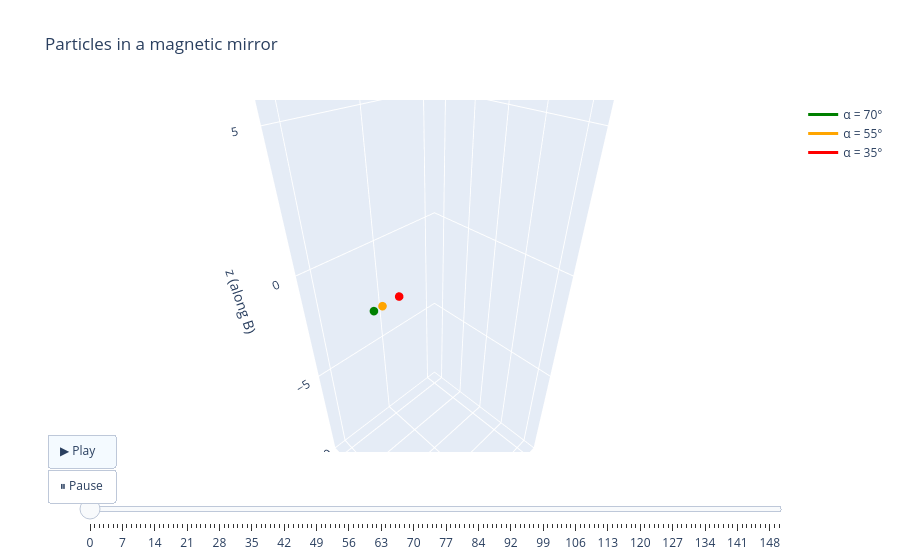

The cell this chart's notebook holds for it:
### Code cell
import plotly.graph_objects as go
%run fields.ipynb
%run pusher.ipynb


# ---- 1. simulate (same as step 3) ----
B0, L = 1.0, 10.0
R = 2.0
z_end = L * np.sqrt(R - 1)
dt, t_end = 0.02, 150.0
n_steps = int(t_end / dt)
B_func = mirror_B(B0, L)

runs = []
for alpha, color in [(70, "green"), (55, "orange"), (35, "red")]:
    a = np.radians(alpha)
    v_perp, v_par = np.sin(a), np.cos(a)
    x0 = np.array([v_perp, 0.0, 0.0])
    v0 = np.array([0.0, -v_perp, v_par])
    t, x, v = run(x0, v0, 1.0, zero_E(), B_func, dt, n_steps)
    out = np.where(np.abs(x[:, 2]) > z_end)[0]
    if len(out) > 0:
        x = x[: out[0] + 1]
    runs.append({"x": x[::10], "name": f"α = {alpha}°", "color": color})   # keep every 10th point

# ---- 2. pick which time steps become animation frames ----
n_points = len(runs[0]["x"])            # points kept per trajectory
n_frames = 150
idx = np.linspace(0, n_points - 1, n_frames).astype(int)

def traces_at(k):
    """Everything drawn at frame k: a trail up to now + a dot at the current position."""
    out = []
    for r in runs:
        x = r["x"][: k + 1]
        out.append(go.Scatter3d(x=x[:, 0], y=x[:, 1], z=x[:, 2], mode="lines",
                                line=dict(color=r["color"], width=3), name=r["name"]))
        out.append(go.Scatter3d(x=[x[-1, 0]], y=[x[-1, 1]], z=[x[-1, 2]], mode="markers",
                                marker=dict(color=r["color"], size=5), showlegend=False))
    return out

# ---- 3. build the figure: first frame + one frame per time step ----
fig = go.Figure(
    data=traces_at(idx[0]),
    frames=[go.Frame(data=traces_at(k), name=str(k)) for k in idx],
)

# ---- 4. play/pause buttons and a time slider ----
fig.update_layout(
    title="Particles in a magnetic mirror",
    scene=dict(xaxis=dict(range=[-1.2, 1.2]), yaxis=dict(range=[-1.2, 1.2]),
               zaxis=dict(range=[-L, L], title="z (along B)"),
               aspectmode="manual", aspectratio=dict(x=1, y=1, z=3)),
    updatemenus=[dict(type="buttons", x=0.05, y=0.05, buttons=[
        dict(label="▶ Play", method="animate",
             args=[None, dict(frame=dict(duration=40, redraw=True), fromcurrent=True)]),
        dict(label="⏸ Pause", method="animate",
             args=[[None], dict(frame=dict(duration=0), mode="immediate")]),
    ])],
    sliders=[dict(currentvalue=dict(prefix="t = "), steps=[
        dict(label=f"{k * 10 * dt:.0f}", method="animate",
             args=[[str(k)], dict(frame=dict(duration=0, redraw=True), mode="immediate")])
        for k in idx
    ])],
)

fig.write_html("mirror_animation.html")   # open in any browser
fig.show()                               # shows it inside Jupyter

### Figure 1 — Plotly figure (JSON) as saved in the notebook; plotly's stock layout.template omitted (floating-point values rounded to 4 significant figures)
{"data": [{"line": {"color": "green", "width": 3}, "mode": "lines", "name": "α = 70°", "type": "scatter3d", "x": [0.9397], "y": [0.0], "z": [0.0]}, {"marker": {"color": "green", "size": 5}, "mode": "markers", "showlegend": false, "type": "scatter3d", "x": [0.9397], "y": [0], "z": [0]}, {"line": {"color": "orange", "width": 3}, "mode": "lines", "name": "α = 55°", "type": "scatter3d", "x": [0.8192], "y": [0.0], "z": [0.0]}, {"marker": {"color": "orange", "size": 5}, "mode": "markers", "showlegend": false, "type": "scatter3d", "x": [0.8192], "y": [0], "z": [0]}, {"line": {"color": "red", "width": 3}, "mode": "lines", "name": "α = 35°", "type": "scatter3d", "x": [0.5736], "y": [0.0], "z": [0.0]}, {"marker": {"color": "red", "size": 5}, "mode": "markers", "showlegend": false, "type": "scatter3d", "x": [0.5736], "y": [0], "z": [0]}], "layout": {"scene": {"aspectmode": "manual", "aspectratio": {"x": 1, "y": 1, "z": 3}, "xaxis": {"range": [-1.2, 1.2]}, "yaxis": {"range": [-1.2, 1.2]}, "zaxis": {"range": [-10, 10], "title": {"text": "z (along B)"}}}, "sliders": [{"currentvalue": {"prefix": "t = "}, "steps": [{"args": [["0"], {"frame": {"duration": 0, "redraw": true}, "mode": "immediate"}], "label": "0", "method": "animate"}, {"args": [["5"], {"frame": {"duration": 0, "redraw": true}, "mode": "immediate"}], "label": "1", "method": "animate"}, {"args": [["10"], {"frame": {"duration": 0, "redraw": true}, "mode": "immediate"}], "label": "2", "method": "animate"}, {"args": [["15"], {"frame": {"duration": 0, "redraw": true}, "mode": "immediate"}], "label": "3", "method": "animate"}, {"args": [["20"], {"frame": {"duration": 0, "redraw": true}, "mode": "immediate"}], "label": "4", "method": "animate"}, {"args": [["25"], {"frame": {"duration": 0, "redraw": true}, "mode": "immediate"}], "label": "5", "method": "animate"}, {"args": [["30"], {"frame": {"duration": 0, "redraw": true}, "mode": "immediate"}], "label": "6", "method": "animate"}, {"args": [["35"], {"frame": {"duration": 0, "redraw": true}, "mode": "immediate"}], "label": "7", "method": "animate"}, {"args": [["40"], {"frame": {"duration": 0, "redraw": true}, "mode": "immediate"}], "label": "8", "method": "animate"}, {"args": [["45"], {"frame": {"duration": 0, "redraw": true}, "mode": "immediate"}], "label": "9", "method": "animate"}, {"args": [["50"], {"frame": {"duration": 0, "redraw": true}, "mode": "immediate"}], "label": "10", "method": "animate"}, {"args": [["55"], {"frame": {"duration": 0, "redraw": true}, "mode": "immediate"}], "label": "11", "method": "animate"}, {"args": [["60"], {"frame": {"duration": 0, "redraw": true}, "mode": "immediate"}], "label": "12", "method": "animate"}, {"args": [["65"], {"frame": {"duration": 0, "redraw": true}, "mode": "immediate"}], "label": "13", "method": "animate"}, {"args": [["70"], {"frame": {"duration": 0, "redraw": true}, "mode": "immediate"}], "label": "14", "method": "animate"}, {"args": [["75"], {"frame": {"duration": 0, "redraw": true}, "mode": "immediate"}], "label": "15", "method": "animate"}, {"args": [["80"], {"frame": {"duration": 0, "redraw": true}, "mode": "immediate"}], "label": "16", "method": "animate"}, {"args": [["85"], {"frame": {"duration": 0, "redraw": true}, "mode": "immediate"}], "label": "17", "method": "animate"}, {"args": [["90"], {"frame": {"duration": 0, "redraw": true}, "mode": "immediate"}], "label": "18", "method": "animate"}, {"args": [["95"], {"frame": {"duration": 0, "redraw": true}, "mode": "immediate"}], "label": "19", "method": "animate"}, {"args": [["100"], {"frame": {"duration": 0, "redraw": true}, "mode": "immediate"}], "label": "20", "method": "animate"}, {"args": [["105"], {"frame": {"duration": 0, "redraw": true}, "mode": "immediate"}], "label": "21", "method": "animate"}, {"args": [["110"], {"frame": {"duration": 0, "redraw": true}, "mode": "immediate"}], "label": "22", "method": "animate"}, {"args": [["115"], {"frame": {"duration": 0, "redraw": true}, "mode": "immediate"}], "label": "23", "method": "animate"}, {"args": [["120"], {"frame": {"duration": 0, "redraw": true}, "mode": "immediate"}], "label": "24", "method": "animate"}, {"args": [["125"], {"frame": {"duration": 0, "redraw": true}, "mode": "immediate"}], "label": "25", "method": "animate"}, {"args": [["130"], {"frame": {"duration": 0, "redraw": true}, "mode": "immediate"}], "label": "26", "method": "animate"}, {"args": [["135"], {"frame": {"duration": 0, "redraw": true}, "mode": "immediate"}], "label": "27", "method": "animate"}, {"args": [["140"], {"frame": {"duration": 0, "redraw": true}, "mode": "immediate"}], "label": "28", "method": "animate"}, {"args": [["145"], {"frame": {"duration": 0, "redraw": true}, "mode": "immediate"}], "label": "29", "method": "animate"}, {"args": [["151"], {"frame": {"duration": 0, "redraw": true}, "mode": "immediate"}], "label": "30", "method": "animate"}, {"args": [["156"], {"frame": {"duration": 0, "redraw": true}, "mode": "immediate"}], "label": "31", "method": "animate"}, {"args": [["161"], {"frame": {"duration": 0, "redraw": true}, "mode": "immediate"}], "label": "32", "method": "animate"}, {"args": [["166"], {"frame": {"duration": 0, "redraw": true}, "mode": "immediate"}], "label": "33", "method": "animate"}, {"args": [["171"], {"frame": {"duration": 0, "redraw": true}, "mode": "immediate"}], "label": "34", "method": "animate"}, {"args": [["176"], {"frame": {"duration": 0, "redraw": true}, "mode": "immediate"}], "label": "35", "method": "animate"}, {"args": [["181"], {"frame": {"duration": 0, "redraw": true}, "mode": "immediate"}], "label": "36", "method": "animate"}, {"args": [["186"], {"frame": {"duration": 0, "redraw": true}, "mode": "immediate"}], "label": "37", "method": "animate"}, {"args": [["191"], {"frame": {"duration": 0, "redraw": true}, "mode": "immediate"}], "label": "38", "method": "animate"}, {"args": [["196"], {"frame": {"duration": 0, "redraw": true}, "mode": "immediate"}], "label": "39", "method": "animate"}, {"args": [["201"], {"frame": {"duration": 0, "redraw": true}, "mode": "immediate"}], "label": "40", "method": "animate"}, {"args": [["206"], {"frame": {"duration": 0, "redraw": true}, "mode": "immediate"}], "label": "41", "method": "animate"}, {"args": [["211"], {"frame": {"duration": 0, "redraw": true}, "mode": "immediate"}], "label": "42", "method": "animate"}, {"args": [["216"], {"frame": {"duration": 0, "redraw": true}, "mode": "immediate"}], "label": "43", "method": "animate"}, {"args": [["221"], {"frame": {"duration": 0, "redraw": true}, "mode": "immediate"}], "label": "44", "method": "animate"}, {"args": [["226"], {"frame": {"duration": 0, "redraw": true}, "mode": "immediate"}], "label": "45", "method": "animate"}, {"args": [["231"], {"frame": {"duration": 0, "redraw": true}, "mode": "immediate"}], "label": "46", "method": "animate"}, {"args": [["236"], {"frame": {"duration": 0, "redraw": true}, "mode": "immediate"}], "label": "47", "method": "animate"}, {"args": [["241"], {"frame": {"duration": 0, "redraw": true}, "mode": "immediate"}], "label": "48", "method": "animate"}, {"args": [["246"], {"frame": {"duration": 0, "redraw": true}, "mode": "immediate"}], "label": "49", "method": "animate"}, {"args": [["251"], {"frame": {"duration": 0, "redraw": true}, "mode": "immediate"}], "label": "50", "method": "animate"}, {"args": [["256"], {"frame": {"duration": 0, "redraw": true}, "mode": "immediate"}], "label": "51", "method": "animate"}, {"args": [["261"], {"frame": {"duration": 0, "redraw": true}, "mode": "immediate"}], "label": "52", "method": "animate"}, {"args": [["266"], {"frame": {"duration": 0, "redraw": true}, "mode": "immediate"}], "label": "53", "method": "animate"}, {"args": [["271"], {"frame": {"duration": 0, "redraw": true}, "mode": "immediate"}], "label": "54", "method": "animate"}, {"args": [["276"], {"frame": {"duration": 0, "redraw": true}, "mode": "immediate"}], "label": "55", "method": "animate"}, {"args": [["281"], {"frame": {"duration": 0, "redraw": true}, "mode": "immediate"}], "label": "56", "method": "animate"}, {"args": [["286"], {"frame": {"duration": 0, "redraw": true}, "mode": "immediate"}], "label": "57", "method": "animate"}, {"args": [["291"], {"frame": {"duration": 0, "redraw": true}, "mode": "immediate"}], "label": "58", "method": "animate"}, {"args": [["296"], {"frame": {"duration": 0, "redraw": true}, "mode": "immediate"}], "label": "59", "method": "animate"}, {"args": [["302"], {"frame": {"duration": 0, "redraw": true}, "mode": "immediate"}], "label": "60", "method": "animate"}, {"args": [["307"], {"frame": {"duration": 0, "redraw": true}, "mode": "immediate"}], "label": "61", "method": "animate"}, {"args": [["312"], {"frame": {"duration": 0, "redraw": true}, "mode": "immediate"}], "label": "62", "method": "animate"}, {"args": [["317"], {"frame": {"duration": 0, "redraw": true}, "mode": "immediate"}], "label": "63", "method": "animate"}, {"args": [["322"], {"frame": {"duration": 0, "redraw": true}, "mode": "immediate"}], "label": "64", "method": "animate"}, {"args": [["327"], {"frame": {"duration": 0, "redraw": true}, "mode": "immediate"}], "label": "65", "method": "animate"}, {"args": [["332"], {"frame": {"duration": 0, "redraw": true}, "mode": "immediate"}], "label": "66", "method": "animate"}, {"args": [["337"], {"frame": {"duration": 0, "redraw": true}, "mode": "immediate"}], "label": "67", "method": "animate"}, {"args": [["342"], {"frame": {"duration": 0, "redraw": true}, "mode": "immediate"}], "label": "68", "method": "animate"}, {"args": [["347"], {"frame": {"duration": 0, "redraw": true}, "mode": "immediate"}], "label": "69", "method": "animate"}, {"args": [["352"], {"frame": {"duration": 0, "redraw": true}, "mode": "immediate"}], "label": "70", "method": "animate"}, {"args": [["357"], {"frame": {"duration": 0, "redraw": true}, "mode": "immediate"}], "label": "71", "method": "animate"}, {"args": [["362"], {"frame": {"duration": 0, "redraw": true}, "mode": "immediate"}], "label": "72", "method": "animate"}, {"args": [["367"], {"frame": {"duration": 0, "redraw": true}, "mode": "immediate"}], "label": "73", "method": "animate"}, {"args": [["372"], {"frame": {"duration": 0, "redraw": true}, "mode": "immediate"}], "label": "74", "method": "animate"}, {"args": [["377"], {"frame": {"duration": 0, "redraw": true}, "mode": "immediate"}], "label": "75", "method": "animate"}, {"args": [["382"], {"frame": {"duration": 0, "redraw": true}, "mode": "immediate"}], "label": "76", "method": "animate"}, {"args": [["387"], {"frame": {"duration": 0, "redraw": true}, "mode": "immediate"}], "label": "77", "method": "animate"}, {"args": [["392"], {"frame": {"duration": 0, "redraw": true}, "mode": "immediate"}], "label": "78", "method": "animate"}, {"args": [["397"], {"frame": {"duration": 0, "redraw": true}, "mode": "immediate"}], "label": "79", "method": "animate"}, {"args": [["402"], {"frame": {"duration": 0, "redraw": true}, "mode": "immediate"}], "label": "80", "method": "animate"}, {"args": [["407"], {"frame": {"duration": 0, "redraw": true}, "mode": "immediate"}], "label": "81", "method": "animate"}, {"args": [["412"], {"frame": {"duration": 0, "redraw": true}, "mode": "immediate"}], "label": "82", "method": "animate"}, {"args": [["417"], {"frame": {"duration": 0, "redraw": true}, "mode": "immediate"}], "label": "83", "method": "animate"}, {"args": [["422"], {"frame": {"duration": 0, "redraw": true}, "mode": "immediate"}], "label": "84", "method": "animate"}, {"args": [["427"], {"frame": {"duration": 0, "redraw": true}, "mode": "immediate"}], "label": "85", "method": "animate"}, {"args": [["432"], {"frame": {"duration": 0, "redraw": true}, "mode": "immediate"}], "label": "86", "method": "animate"}, {"args": [["437"], {"frame": {"duration": 0, "redraw": true}, "mode": "immediate"}], "label": "87", "method": "animate"}, {"args": [["442"], {"frame": {"duration": 0, "redraw": true}, "mode": "immediate"}], "label": "88", "method": "animate"}, {"args": [["447"], {"frame": {"duration": 0, "redraw": true}, "mode": "immediate"}], "label": "89", "method": "animate"}, {"args": [["453"], {"frame": {"duration": 0, "redraw": true}, "mode": "immediate"}], "label": "91", "method": "animate"}, {"args": [["458"], {"frame": {"duration": 0, "redraw": true}, "mode": "immediate"}], "label": "92", "method": "animate"}, {"args": [["463"], {"frame": {"duration": 0, "redraw": true}, "mode": "immediate"}], "label": "93", "method": "animate"}, {"args": [["468"], {"frame": {"duration": 0, "redraw": true}, "mode": "immediate"}], "label": "94", "method": "animate"}, {"args": [["473"], {"frame": {"duration": 0, "redraw": true}, "mode": "immediate"}], "label": "95", "method": "animate"}, {"args": [["478"], {"frame": {"duration": 0, "redraw": true}, "mode": "immediate"}], "label": "96", "method": "animate"}, {"args": [["483"], {"frame": {"duration": 0, "redraw": true}, "mode": "immediate"}], "label": "97", "method": "animate"}, {"args": [["488"], {"frame": {"duration": 0, "redraw": true}, "mode": "immediate"}], "label": "98", "method": "animate"}, {"args": [["493"], {"frame": {"duration": 0, "redraw": true}, "mode": "immediate"}], "label": "99", "method": "animate"}, {"args": [["498"], {"frame": {"duration": 0, "redraw": true}, "mode": "immediate"}], "label": "100", "method": "animate"}, {"args": [["503"], {"frame": {"duration": 0, "redraw": true}, "mode": "immediate"}], "label": "101", "method": "animate"}, {"args": [["508"], {"frame": {"duration": 0, "redraw": true}, "mode": "immediate"}], "label": "102", "method": "animate"}, {"args": [["513"], {"frame": {"duration": 0, "redraw": true}, "mode": "immediate"}], "label": "103", "method": "animate"}, {"args": [["518"], {"frame": {"duration": 0, "redraw": true}, "mode": "immediate"}], "label": "104", "method": "animate"}, {"args": [["523"], {"frame": {"duration": 0, "redraw": true}, "mode": "immediate"}], "label": "105", "method": "animate"}, {"args": [["528"], {"frame": {"duration": 0, "redraw": true}, "mode": "immediate"}], "label": "106", "method": "animate"}, {"args": [["533"], {"frame": {"duration": 0, "redraw": true}, "mode": "immediate"}], "label": "107", "method": "animate"}, {"args": [["538"], {"frame": {"duration": 0, "redraw": true}, "mode": "immediate"}], "label": "108", "method": "animate"}, {"args": [["543"], {"frame": {"duration": 0, "redraw": true}, "mode": "immediate"}], "label": "109", "method": "animate"}, {"args": [["548"], {"frame": {"duration": 0, "redraw": true}, "mode": "immediate"}], "label": "110", "method": "animate"}, {"args": [["553"], {"frame": {"duration": 0, "redraw": true}, "mode": "immediate"}], "label": "111", "method": "animate"}, {"args": [["558"], {"frame": {"duration": 0, "redraw": true}, "mode": "immediate"}], "label": "112", "method": "animate"}, {"args": [["563"], {"frame": {"duration": 0, "redraw": true}, "mode": "immediate"}], "label": "113", "method": "animate"}, {"args": [["568"], {"frame": {"duration": 0, "redraw": true}, "mode": "immediate"}], "label": "114", "method": "animate"}, {"args": [["573"], {"frame": {"duration": 0, "redraw": true}, "mode": "immediate"}], "label": "115", "method": "animate"}, {"args": [["578"], {"frame": {"duration": 0, "redraw": true}, "mode": "immediate"}], "label": "116", "method": "animate"}, {"args": [["583"], {"frame": {"duration": 0, "redraw": true}, "mode": "immediate"}], "label": "117", "method": "animate"}, {"args": [["588"], {"frame": {"duration": 0, "redraw": true}, "mode": "immediate"}], "label": "118", "method": "animate"}, {"args": [["593"], {"frame": {"duration": 0, "redraw": true}, "mode": "immediate"}], "label": "119", "method": "animate"}, {"args": [["598"], {"frame": {"duration": 0, "redraw": true}, "mode": "immediate"}], "label": "120", "method": "animate"}, {"args": [["604"], {"frame": {"duration": 0, "redraw": true}, "mode": "immediate"}], "label": "121", "method": "animate"}, {"args": [["609"], {"frame": {"duration": 0, "redraw": true}, "mode": "immediate"}], "label": "122", "method": "animate"}, {"args": [["614"], {"frame": {"duration": 0, "redraw": true}, "mode": "immediate"}], "label": "123", "method": "animate"}, {"args": [["619"], {"frame": {"duration": 0, "redraw": true}, "mode": "immediate"}], "label": "124", "method": "animate"}, {"args": [["624"], {"frame": {"duration": 0, "redraw": true}, "mode": "immediate"}], "label": "125", "method": "animate"}, {"args": [["629"], {"frame": {"duration": 0, "redraw": true}, "mode": "immediate"}], "label": "126", "method": "animate"}, {"args": [["634"], {"frame": {"duration": 0, "redraw": true}, "mode": "immediate"}], "label": "127", "method": "animate"}, {"args": [["639"], {"frame": {"duration": 0, "redraw": true}, "mode": "immediate"}], "label": "128", "method": "animate"}, {"args": [["644"], {"frame": {"duration": 0, "redraw": true}, "mode": "immediate"}], "label": "129", "method": "animate"}, {"args": [["649"], {"frame": {"duration": 0, "redraw": true}, "mode": "immediate"}], "label": "130", "method": "animate"}, {"args": [["654"], {"frame": {"duration": 0, "redraw": true}, "mode": "immediate"}], "label": "131", "method": "animate"}, {"args": [["659"], {"frame": {"duration": 0, "redraw": true}, "mode": "immediate"}], "label": "132", "method": "animate"}, {"args": [["664"], {"frame": {"duration": 0, "redraw": true}, "mode": "immediate"}], "label": "133", "method": "animate"}, {"args": [["669"], {"frame": {"duration": 0, "redraw": true}, "mode": "immediate"}], "label": "134", "method": "animate"}, {"args": [["674"], {"frame": {"duration": 0, "redraw": true}, "mode": "immediate"}], "label": "135", "method": "animate"}, {"args": [["679"], {"frame": {"duration": 0, "redraw": true}, "mode": "immediate"}], "label": "136", "method": "animate"}, {"args": [["684"], {"frame": {"duration": 0, "redraw": true}, "mode": "immediate"}], "label": "137", "method": "animate"}, {"args": [["689"], {"frame": {"duration": 0, "redraw": true}, "mode": "immediate"}], "label": "138", "method": "animate"}, {"args": [["694"], {"frame": {"duration": 0, "redraw": true}, "mode": "immediate"}], "label": "139", "method": "animate"}, {"args": [["699"], {"frame": {"duration": 0, "redraw": true}, "mode": "immediate"}], "label": "140", "method": "animate"}, {"args": [["704"], {"frame": {"duration": 0, "redraw": true}, "mode": "immediate"}], "label": "141", "method": "animate"}, {"args": [["709"], {"frame": {"duration": 0, "redraw": true}, "mode": "immediate"}], "label": "142", "method": "animate"}, {"args": [["714"], {"frame": {"duration": 0, "redraw": true}, "mode": "immediate"}], "label": "143", "method": "animate"}, {"args": [["719"], {"frame": {"duration": 0, "redraw": true}, "mode": "immediate"}], "label": "144", "method": "animate"}, {"args": [["724"], {"frame": {"duration": 0, "redraw": true}, "mode": "immediate"}], "label": "145", "method": "animate"}, {"args": [["729"], {"frame": {"duration": 0, "redraw": true}, "mode": "immediate"}], "label": "146", "method": "animate"}, {"args": [["734"], {"frame": {"duration": 0, "redraw": true}, "mode": "immediate"}], "label": "147", "method": "animate"}, {"args": [["739"], {"frame": {"duration": 0, "redraw": true}, "mode": "immediate"}], "label": "148", "method": "animate"}, {"args": [["744"], {"frame": {"duration": 0, "redraw": true}, "mode": "immediate"}], "label": "149", "method": "animate"}, {"args": [["750"], {"frame": {"duration": 0, "redraw": true}, "mode": "immediate"}], "label": "150", "method": "animate"}]}], "title": {"text": "Particles in a magnetic mirror"}, "updatemenus": [{"buttons": [{"args": [null, {"frame": {"duration": 40, "redraw": true}, "fromcurrent": true}], "label": "▶ Play", "method": "animate"}, {"args": [[null], {"frame": {"duration": 0}, "mode": "immediate"}], "label": "⏸ Pause", "method": "animate"}], "type": "buttons", "x": 0.05, "y": 0.05}]}}
